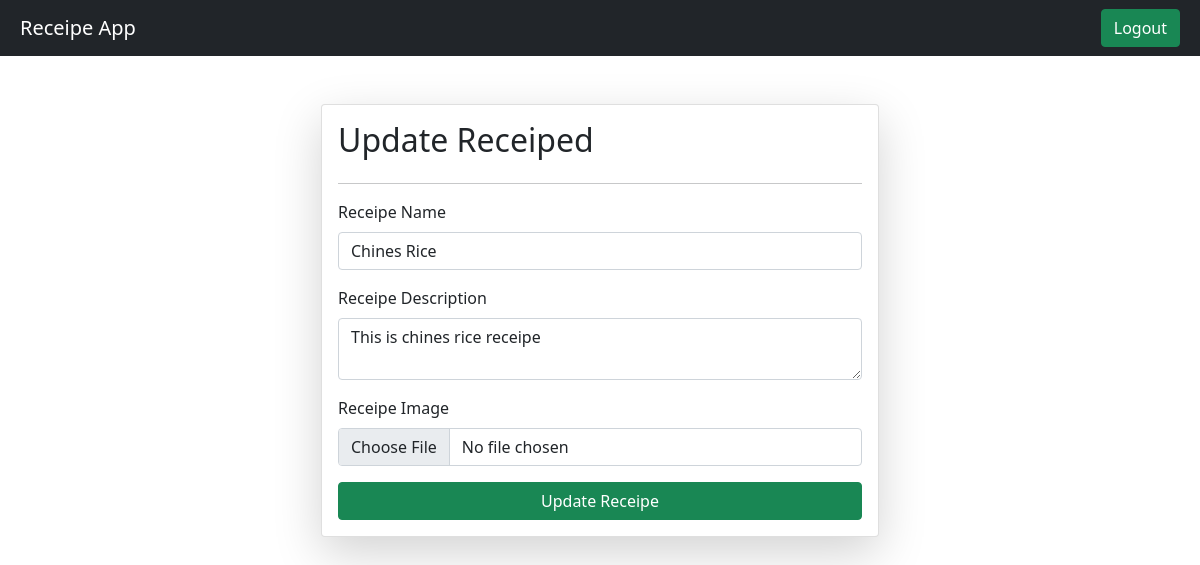
The app's page /receipe/update/1/ (signed in) with its own data.
### vege/models.py (models this page shows)
class Receipe(models.Model):
    user = models.ForeignKey(User, on_delete = models.SET_NULL, null = True, blank = True)
    receipe_name = models.CharField(max_length=100)
    receipe_description = models.TextField()
    receipe_image = models.ImageField(upload_to='receipe')
    receipe_view_count = models.IntegerField(default=1)

### vege/views.py (the view, shortened to what this page needs)
# urls.py: path('receipe/update/<id>/', update, name='updateReceipe'),
@login_required(login_url = "/login/")
def update(request, id):
    query_set = Receipe.objects.get(id = id)
    context = {'receipe' : query_set}
    return render(request, 'update.html', context)

### vege/templates/update.html (shortened to what this page needs)
{% extends "base.html" %}
{% block start %}
    <div class="container mt-5">
        <form method="post" enctype="multipart/form-data" class="card shadow-lg col-6 mx-auto p-3">
            <h2>Update Receiped</h2>
            <hr>
            <div class="mb-3">
                <label for="exampleInputEmail1" class="form-label">Receipe Name</label>
                <input type="text" name='receipe_name' class="form-control" value="{{ receipe.receipe_name }}" required>
            </div>
            <div class="mb-3">
                <label for="exampleInputPassword1" class="form-label">Receipe Description</label>
                <textarea name='receipe_description' class="form-control" required>{{ receipe.receipe_description }}</textarea>
            </div>
            <div class="mb-3">
                <label for="exampleInputPassword1" class="form-label">Receipe Image</label>
                <input type="file" name='receipe_image' class="form-control" accept="image/*">
            </div>
            <button type="submit" class="btn btn-success">Update Receipe</button>
        </form>
    </div>
{% endblock%}

### records on screen
Receipe: receipe_name "Chines Rice", receipe_description "This is chines rice receipe"
